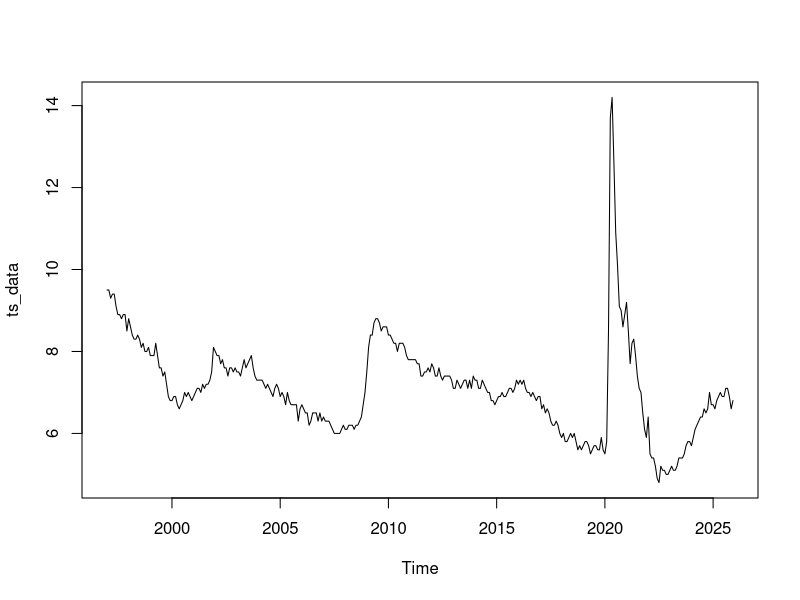
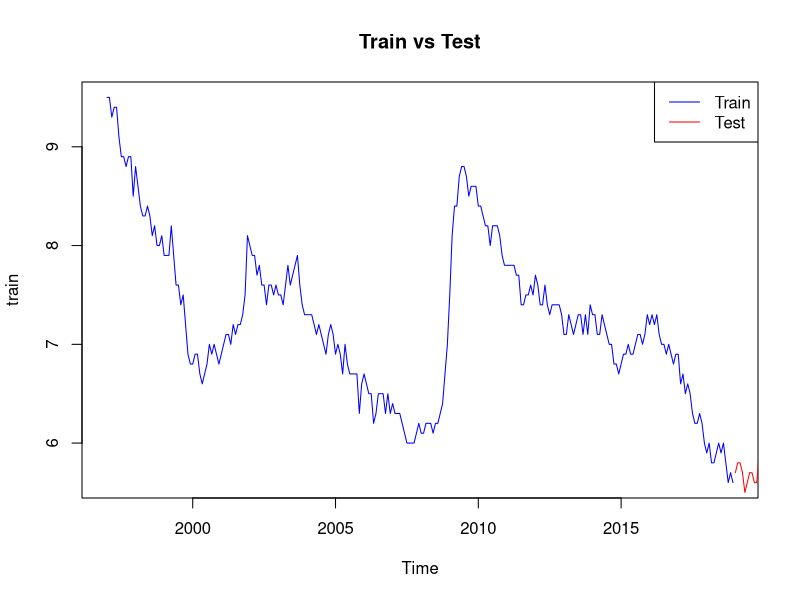
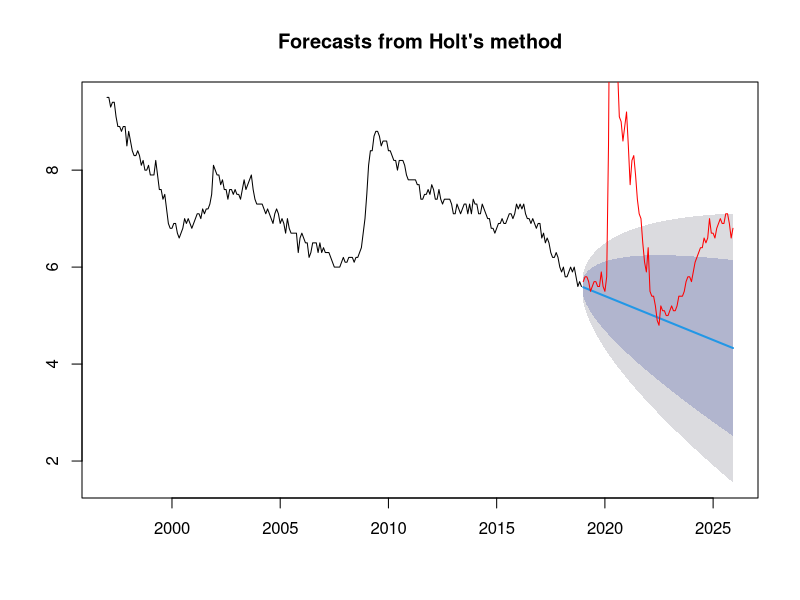
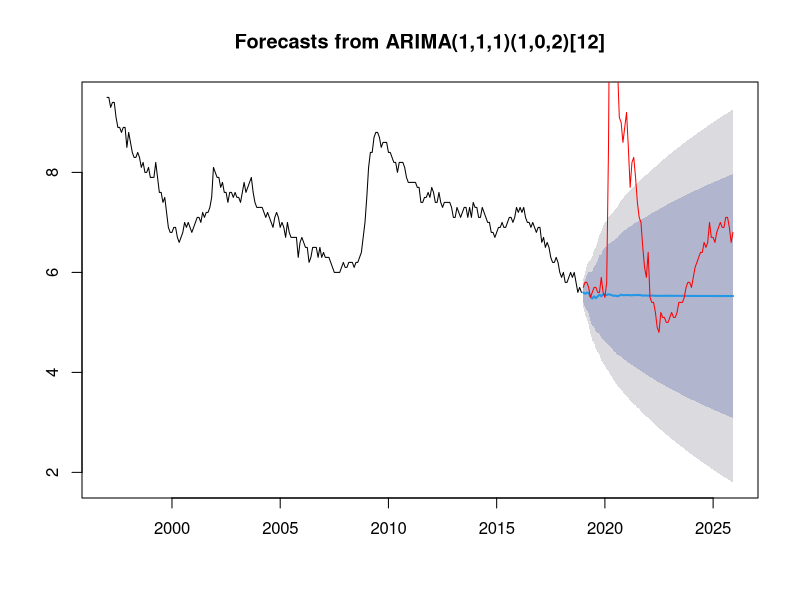
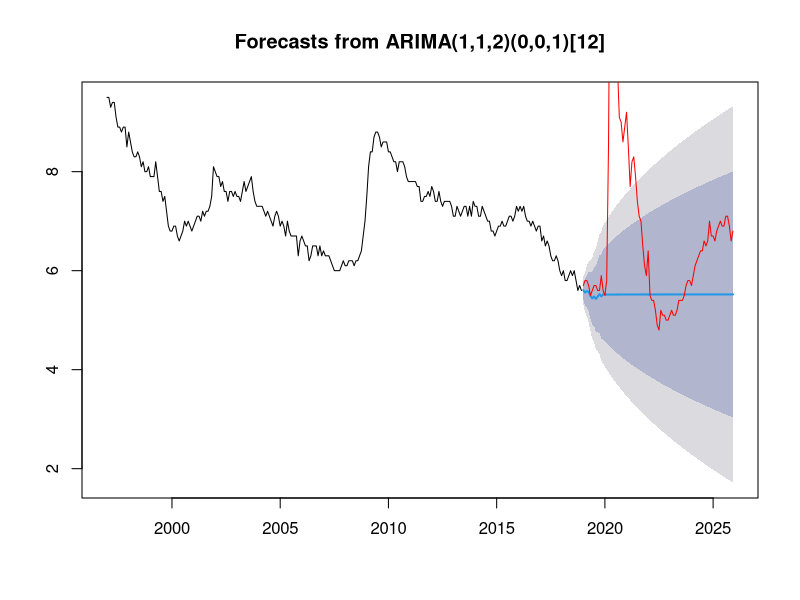
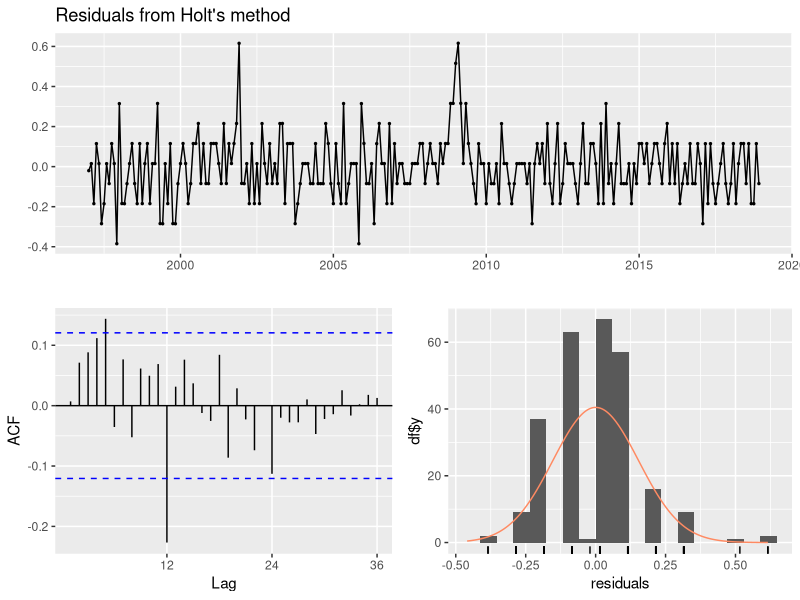
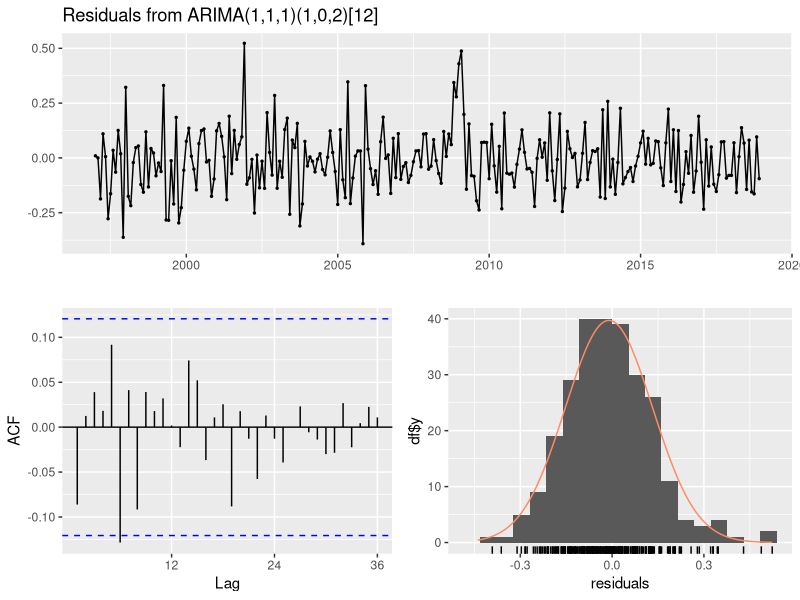

The R script that drew these images, in order:
#Modelling - Holt + ARIMA
#NOTE: Train/test split currently set to 2018 (Can be adjusted later for consistency with evaluation)

library(forecast)

#reading in dataset and cleaning it to create time series object
unemp <- read.csv("unemployment_rate.csv")
unique(unemp$Labour.force.characteristics) #for my info
#extracting unemployment rate info
unemp_rate_row <- unemp[unemp$Labour.force.characteristics == "Unemployment rate", ]
#dropping the label column and converting row to vector
values <- unemp_rate_row[ , -1]
values_vec <- as.numeric(gsub(",", "", as.character(values)))

#creating time series
ts_data <- ts(values_vec, start=c(1997,1), frequency=12)
plot(ts_data)

#we observe a smooth macro trend with a spike during COVID in the year 2020.


#train/test splits 
train <- window(ts_data, end=c(2018,12))
test  <- window(ts_data, start=c(2019,1))
length(train)
length(test)

plot(train, col="blue", main="Train vs Test")
lines(test, col="red")
legend("topright", legend=c("Train","Test"), col=c("blue","red"), lty=1)

#Holt Model
holt_fc <- holt(train, h = length(test))
plot(holt_fc)
lines(test, col = "red")
accuracy(holt_fc, test)


# From above, we observe that the training error is low, indicating a good fit 
# , however, the test RMSE is significantly higher (2.48), thus showing poor 
# forecasting performance. 
# This is mainly due to the model’s inability to capture the sudden spike in 
# unemployment during COVID-19 in 2020. Additionally, the high residual 
# autocorrelation (ACF1 = 0.905) suggests that the model does not fully capture 
# the underlying time dependence in the series.


#ARIMA model
#training set
fit_auto <- auto.arima(train)
summary(fit_auto)

#test set
arima_fc <- forecast(fit_auto, h=length(test))
plot(arima_fc)
lines(test, col="red")
accuracy(arima_fc, test)


# B ased on the RMSE, ARIMA performs slightly better than Holt’s model since it has
# lower RMSE. However, it still struggles to capture the sudden spike during COVID, 
# leading to large prediction errors. 
# 
# The forecasts are relatively flat and fail to adapt to abrupt changes in the data.
# Thus, univariate models may be insufficient motivating the use of ARIMAX models
# with external economic indicators.


#trying a few more models - we need differencing due to non staionarity
fit1 <- Arima(train, order=c(1,1,1))
fit2 <- Arima(train, order=c(2,1,1))
fit3 <- Arima(train, order=c(1,1,2))

#adding extra models as suggested in EDA
fit4 <- Arima(train, order=c(0,1,1))
fit5 <- Arima(train, order=c(1,1,0))

AIC(fit_auto, fit1, fit2, fit3, fit4, fit5)

# We observe that the model selected by auto.arima outperforms all the manual ARIMA
# models fitted above, as it has the lowest AIC (-262.34) 


#trying for another model using 
# >auto.arima(train, stepwise=FALSE, approximation=FALSE)
#gives us ARIMA(1,1,2)(0,0,1)[12] with AIC = 264.88
fit_new <- Arima(train, order=c(1,1,2), seasonal=c(0,0,1))
arima_fc_new <- forecast(fit_new, h=length(test))
plot(arima_fc_new)
lines(test, col="red")
accuracy(arima_fc_new, test)

# 
# By comparing the ARIMA (1,1,1)(1,0,2)[12] and ARIMA(1,1,2)(0,0,1)[12], we 
# observe that first has a higher AIC(-262.34) but lower RMSE(2.14),whereas the 
# latter has a lower AIC (-264.88) and higher RMSE (2.15)
# 
# Thus, the new ARIMA model fits the training data better as indicated by the low AIC, 
# but does not improve prediction accuracy, indicated by higher RMSE. 
# Thus, this suggests overfitting and hence we consider ARIMA (1,1,1)(1,0,2)[12] as
# our final ARIMA model. 
# 
# The original series exhibits non-stationarity due to trend, which is also 
# addressed through first-order differencing (d = 1) in the ARIMA models.



checkresiduals(holt_fc)
checkresiduals(fit_auto)
Box.test(residuals(fit_auto), lag=20, type="Ljung-Box")

# The residual diagnostics for Holt’s method show significant autocorrelation, 
# indicating that the residuals are not random, and thus, says that the model fails
# to capture temporal patterns in the data.
# (Since the p-value is also 0.006 < 0.05, this also implies that we reject the 
# hypothesis that the residuals are random)
# 
# The ARIMA model produces residuals closer to white noise, with most 
# autocorrelations lying within the confidence bounds, thus, indicating that the 
# model captures underlying temporal dependence better than Holt’s method.
# Here the p-value = 0.435 > 0.05 => we do not reject that the residuals are random
# 
# 
# Similarly in the box test, we observe a p-value = 0.5722 > 0.05, thus we arrive 
# at the same conclusion of not rejecting for the ARIMA model
